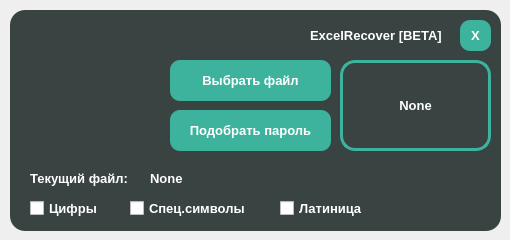
<?xml version="1.0" encoding="UTF-8"?>
<ui version="4.0">
 <class>MainWindow</class>
 <widget class="QMainWindow" name="MainWindow">
  <property name="geometry">
   <rect>
    <x>0</x>
    <y>0</y>
    <width>510</width>
    <height>240</height>
   </rect>
  </property>
  <property name="windowTitle">
   <string>MainWindow</string>
  </property>
  <widget class="QWidget" name="centralwidget">
   <widget class="QFrame" name="frame">
    <property name="geometry">
     <rect>
      <x>10</x>
      <y>10</y>
      <width>491</width>
      <height>221</height>
     </rect>
    </property>
    <property name="styleSheet">
     <string notr="true">QFrame {
	border-radius: 15px;
	background-color: #394341;
}</string>
    </property>
    <property name="frameShape">
     <enum>QFrame::StyledPanel</enum>
    </property>
    <property name="frameShadow">
     <enum>QFrame::Raised</enum>
    </property>
    <widget class="QLabel" name="label_2">
     <property name="geometry">
      <rect>
       <x>10</x>
       <y>10</y>
       <width>131</width>
       <height>141</height>
      </rect>
     </property>
     <property name="text">
      <string/>
     </property>
     <property name="pixmap">
      <pixmap>data/excel.png</pixmap>
     </property>
    </widget>
    <widget class="QPushButton" name="pushButton">
     <property name="geometry">
      <rect>
       <x>160</x>
       <y>50</y>
       <width>161</width>
       <height>41</height>
      </rect>
     </property>
     <property name="font">
      <font>
       <pointsize>10</pointsize>
       <weight>75</weight>
       <bold>true</bold>
      </font>
     </property>
     <property name="cursor">
      <cursorShape>PointingHandCursor</cursorShape>
     </property>
     <property name="styleSheet">
      <string notr="true">QPushButton {
	border-radius: 10px;
	background-color: #3db39e;
	color: white;
}

QPushButton:hover {
	border-radius: 10px;
	background-color: #3ca492;
	color: white;
}

QPushButton:pressed {
	border-radius: 10px;
	background-color: #3d9888;
	color: white;
}</string>
     </property>
     <property name="text">
      <string>Выбрать файл</string>
     </property>
    </widget>
    <widget class="QPushButton" name="pushButton_2">
     <property name="geometry">
      <rect>
       <x>160</x>
       <y>100</y>
       <width>161</width>
       <height>41</height>
      </rect>
     </property>
     <property name="font">
      <font>
       <pointsize>10</pointsize>
       <weight>75</weight>
       <bold>true</bold>
      </font>
     </property>
     <property name="cursor">
      <cursorShape>PointingHandCursor</cursorShape>
     </property>
     <property name="styleSheet">
      <string notr="true">QPushButton {
	border-radius: 10px;
	background-color: #3db39e;
	color: white;
}

QPushButton:hover {
	border-radius: 10px;
	background-color: #3ca492;
	color: white;
}

QPushButton:pressed {
	border-radius: 10px;
	background-color: #3d9888;
	color: white;
}</string>
     </property>
     <property name="text">
      <string>Подобрать пароль</string>
     </property>
    </widget>
    <widget class="QLabel" name="label">
     <property name="geometry">
      <rect>
       <x>20</x>
       <y>160</y>
       <width>111</width>
       <height>16</height>
      </rect>
     </property>
     <property name="font">
      <font>
       <pointsize>10</pointsize>
       <weight>75</weight>
       <bold>true</bold>
      </font>
     </property>
     <property name="styleSheet">
      <string notr="true">QLabel {
	color: white;
}</string>
     </property>
     <property name="text">
      <string>Текущий файл:</string>
     </property>
    </widget>
    <widget class="QLabel" name="label_4">
     <property name="geometry">
      <rect>
       <x>140</x>
       <y>160</y>
       <width>441</width>
       <height>16</height>
      </rect>
     </property>
     <property name="font">
      <font>
       <pointsize>10</pointsize>
       <weight>75</weight>
       <bold>true</bold>
      </font>
     </property>
     <property name="styleSheet">
      <string notr="true">QLabel {
	color: white;
}</string>
     </property>
     <property name="text">
      <string>None</string>
     </property>
    </widget>
    <widget class="QPushButton" name="pushButton_3">
     <property name="geometry">
      <rect>
       <x>450</x>
       <y>10</y>
       <width>31</width>
       <height>31</height>
      </rect>
     </property>
     <property name="font">
      <font>
       <pointsize>10</pointsize>
       <weight>75</weight>
       <bold>true</bold>
      </font>
     </property>
     <property name="cursor">
      <cursorShape>PointingHandCursor</cursorShape>
     </property>
     <property name="styleSheet">
      <string notr="true">QPushButton {
	border-radius: 10px;
	background-color: #3db39e;
	color: white;
}

QPushButton:hover {
	border-radius: 10px;
	background-color: #3ca492;
	color: white;
}

QPushButton:pressed {
	border-radius: 10px;
	background-color: #3d9888;
	color: white;
}</string>
     </property>
     <property name="text">
      <string>X</string>
     </property>
    </widget>
    <widget class="QLabel" name="label_5">
     <property name="geometry">
      <rect>
       <x>300</x>
       <y>15</y>
       <width>141</width>
       <height>21</height>
      </rect>
     </property>
     <property name="font">
      <font>
       <pointsize>10</pointsize>
       <weight>75</weight>
       <bold>true</bold>
      </font>
     </property>
     <property name="styleSheet">
      <string notr="true">QLabel {
	color: white;
}</string>
     </property>
     <property name="text">
      <string>ExcelRecover [BETA]</string>
     </property>
    </widget>
    <widget class="QCheckBox" name="checkBox">
     <property name="geometry">
      <rect>
       <x>20</x>
       <y>190</y>
       <width>71</width>
       <height>17</height>
      </rect>
     </property>
     <property name="font">
      <font>
       <pointsize>10</pointsize>
       <weight>75</weight>
       <bold>true</bold>
      </font>
     </property>
     <property name="cursor">
      <cursorShape>PointingHandCursor</cursorShape>
     </property>
     <property name="styleSheet">
      <string notr="true">QCheckBox {
	color: white;
}</string>
     </property>
     <property name="text">
      <string>Цифры</string>
     </property>
    </widget>
    <widget class="QCheckBox" name="checkBox_2">
     <property name="geometry">
      <rect>
       <x>120</x>
       <y>190</y>
       <width>121</width>
       <height>17</height>
      </rect>
     </property>
     <property name="font">
      <font>
       <pointsize>10</pointsize>
       <weight>75</weight>
       <bold>true</bold>
      </font>
     </property>
     <property name="cursor">
      <cursorShape>PointingHandCursor</cursorShape>
     </property>
     <property name="styleSheet">
      <string notr="true">QCheckBox {
	color: white;
}</string>
     </property>
     <property name="text">
      <string>Спец.символы</string>
     </property>
    </widget>
    <widget class="QCheckBox" name="checkBox_3">
     <property name="geometry">
      <rect>
       <x>270</x>
       <y>190</y>
       <width>91</width>
       <height>17</height>
      </rect>
     </property>
     <property name="font">
      <font>
       <pointsize>10</pointsize>
       <weight>75</weight>
       <bold>true</bold>
      </font>
     </property>
     <property name="cursor">
      <cursorShape>PointingHandCursor</cursorShape>
     </property>
     <property name="styleSheet">
      <string notr="true">QCheckBox {
	color: white;
}</string>
     </property>
     <property name="text">
      <string>Латиница</string>
     </property>
    </widget>
    <widget class="QLabel" name="label_3">
     <property name="geometry">
      <rect>
       <x>330</x>
       <y>50</y>
       <width>151</width>
       <height>91</height>
      </rect>
     </property>
     <property name="font">
      <font>
       <pointsize>10</pointsize>
       <weight>75</weight>
       <bold>true</bold>
      </font>
     </property>
     <property name="acceptDrops">
      <bool>false</bool>
     </property>
     <property name="styleSheet">
      <string notr="true">QLabel {
	color: white;
	border: 3px solid #3db39e;
}</string>
     </property>
     <property name="frameShape">
      <enum>QFrame::NoFrame</enum>
     </property>
     <property name="frameShadow">
      <enum>QFrame::Plain</enum>
     </property>
     <property name="lineWidth">
      <number>1</number>
     </property>
     <property name="midLineWidth">
      <number>0</number>
     </property>
     <property name="text">
      <string>None</string>
     </property>
     <property name="textFormat">
      <enum>Qt::AutoText</enum>
     </property>
     <property name="scaledContents">
      <bool>false</bool>
     </property>
     <property name="alignment">
      <set>Qt::AlignCenter</set>
     </property>
     <property name="wordWrap">
      <bool>false</bool>
     </property>
     <property name="openExternalLinks">
      <bool>false</bool>
     </property>
    </widget>
   </widget>
  </widget>
 </widget>
 <resources/>
 <connections/>
</ui>
